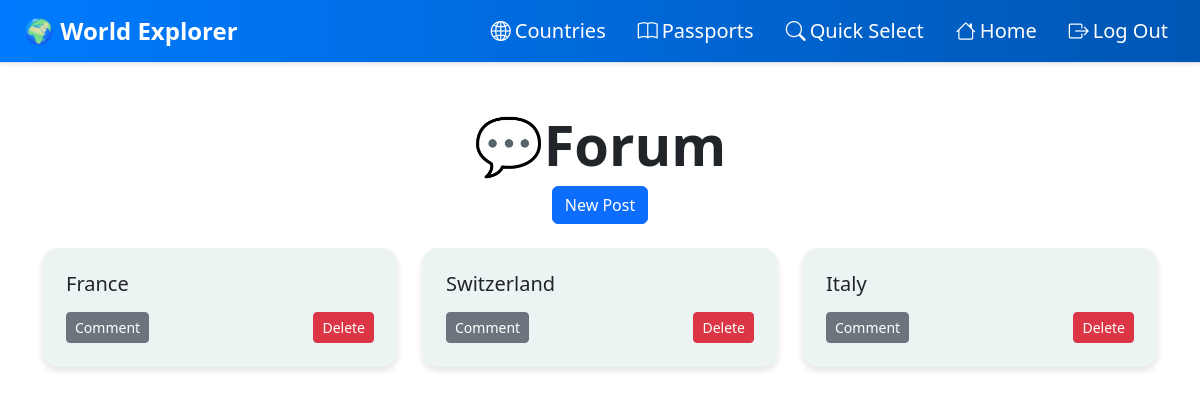
The page /forum/ (signed in) on the database its author committed.
### forum/models.py (models this page shows, shortened)
class Post(models.Model):
    title = models.CharField(max_length=100)
    content = models.TextField()
    date_posted = models.DateTimeField(auto_now_add=True)

### forum/views.py (the view)
# urls.py: path('', views.home, name='account_home'),
def home(request):
    posts = Post.objects.all()
    return render(request, "forum_html/home.html", {'posts':posts})

### templates/forum_html/home.html (shortened to what this page needs)
<!doctype html>
<html lang="en">
<head>
  <link rel="stylesheet" href="https://cdnjs.cloudflare.com/ajax/libs/bootstrap/5.3.3/css/bootstrap.min.css">
  <link rel="stylesheet" href="https://cdnjs.cloudflare.com/ajax/libs/animate.css/4.1.1/animate.min.css"/>
</head>
<body>
  {% include 'partials/navbar.html' %}
  <div class="container py-5">
    <h1 class="text-center display-4 fw-bold">💬Forum</h1>
    <div class="text-center mb-4">
      <a href="{% url 'forum:post_new' %}" class="btn btn-primary">New Post</a>
    </div>
    <div class="row row-cols-1 row-cols-sm-2 row-cols-md-3 g-4">
      {% for post in posts %}
        <div class="col">
          <div class="post-card animate__animated animate__fadeInUp">
            <div class="card-body">
              <h5 class="card-title mb-3">{{ post.title }}</h5>
              <div class="d-flex justify-content-between">
                <a href="{% url 'forum:post_detail' post.id %}" class="btn btn-secondary btn-sm">Comment</a>
                <a href="{% url 'forum:post_delete' post.id %}" class="btn btn-danger btn-sm">Delete</a>
              </div>
            </div>
          </div>
        </div>
      {% endfor %}
    </div>
  </div>
</body>
</html>

### templates/forum_html/home.html (style rules this page uses)
body { background-color: #ffffff; font-family: 'Segoe UI', sans-serif; }
.post-card { background-color: #ecf3f3; border-radius: 1rem; box-shadow: 0 4px 6px rgba(0, 0, 0, 0.1); overflow: hidden; transition: transform 0.2s ease-in-out; }
.card-body { padding: 1.5rem; }
.card-title { font-size: 1.25rem; }

### rows shown on the page
Post: title "France"
Post: title "Switzerland"
Post: title "Italy"
